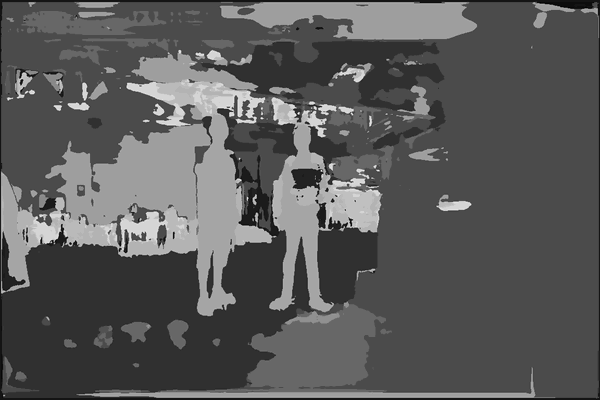
#> input picture scripts/zed_img.png, 600 x 400 px, shrunk from 1152 x 768 before the run, found by its file name
$ python thresh.py   (older library calls are emulated)
#> lines starting #> are read from the running program, lines starting #| are printed output that depends on the picture; after the words box and inside, x2 and y2 are one past the last pixel; in counts of white or black regions, pixels touching at a corner belong together
import cv2
import numpy as np

image = cv2.imread('/home/tamoghna/catkin_ws/src/dynamix/scripts/zed_img.png', cv2.IMREAD_GRAYSCALE)
#> image is the input picture: shape (400, 600); min 0, max 37, mean 13.1
img = cv2.imread('/home/tamoghna/catkin_ws/src/dynamix/scripts/test14.png')
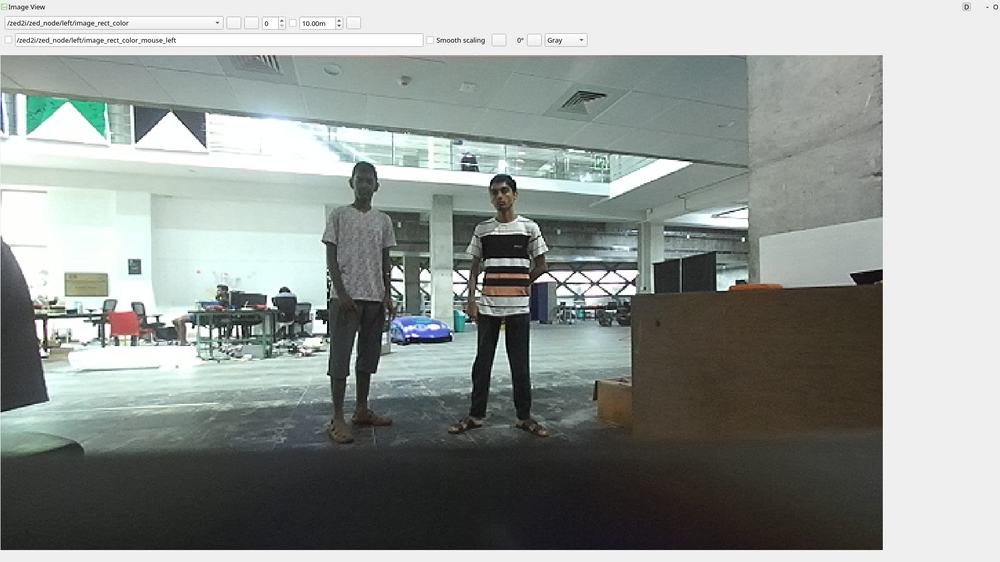
#> input picture scripts/test14.png, 1000 x 562 px, shrunk from 1920 x 1080 before the run, found by its file name
#> img is the input picture: shape (562, 1000, 3); mean B, G, R 147.6, 151.2, 145.4
# blank = np.zeros(image.shape, dtype= 'uint8')

# Mouse callback function

def sobel_filter(image,  min_patch_size):


    # Apply Sobel filtering
#> called with min_patch_size = 1
    sobelx = cv2.Sobel(image, cv2.CV_64F, 1, 0, ksize=3)
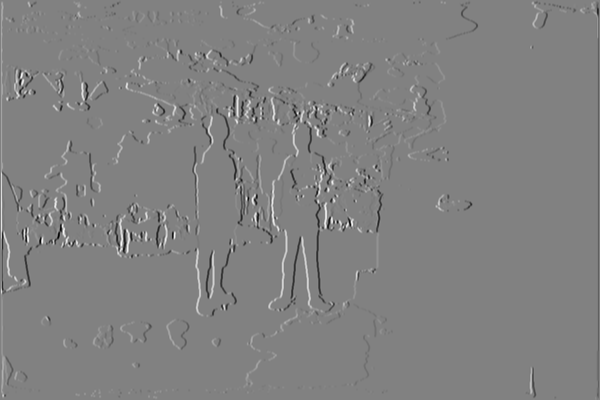
#> sobelx: shape (400, 600) float64; min -122, max 118, mean 0; drawn with min black and max white
    sobely = cv2.Sobel(image, cv2.CV_64F, 0, 1, ksize=3)
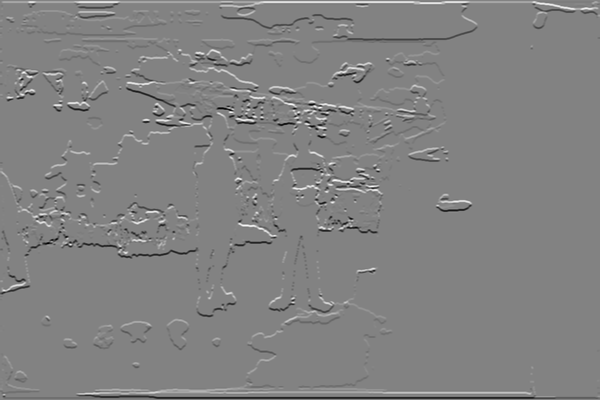
#> sobely: shape (400, 600) float64; min -115, max 110, mean 0; drawn with min black and max white

    # Compute the magnitude of the gradient
    magnitude = np.sqrt(sobelx**2 + sobely**2)
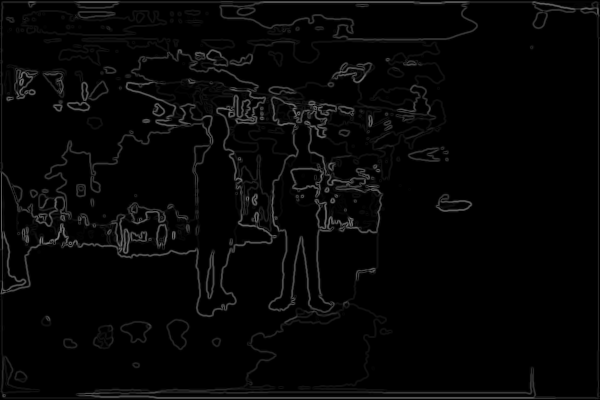
#> magnitude: shape (400, 600) float64; min 0, max 126.6, mean 6
    magnitude = np.uint8(magnitude)

    # # Apply thresholding to highlight edges
    # thresholded = cv2.threshold(magnitude, threshold, 255, cv2.THRESH_BINARY)[1]

    # Perform morphological opening to remove small patches
    kernel = cv2.getStructuringElement(cv2.MORPH_RECT, (min_patch_size, min_patch_size))
    opened = cv2.morphologyEx(magnitude, cv2.MORPH_OPEN, kernel)

    return opened

def get_intensity(event, x, y, flags, param):
    if event == cv2.EVENT_LBUTTONDOWN:  # Check for left mouse button click
        intensity = image[y, x]
        print(f"Intensity at pixel ({x}, {y}): {intensity}")

# Create a window and set the mouse callback
cv2.namedWindow('Image')
cv2.setMouseCallback('Image', get_intensity)

# Set the minimum patch size to ignore (adjust as needed)
min_patch_size = 1

# Apply Sobel filtering with thresholding and patch removal
filtered_image = sobel_filter(image, min_patch_size)


lower = 6
upper = 8


result = cv2.inRange(image, lower, upper)
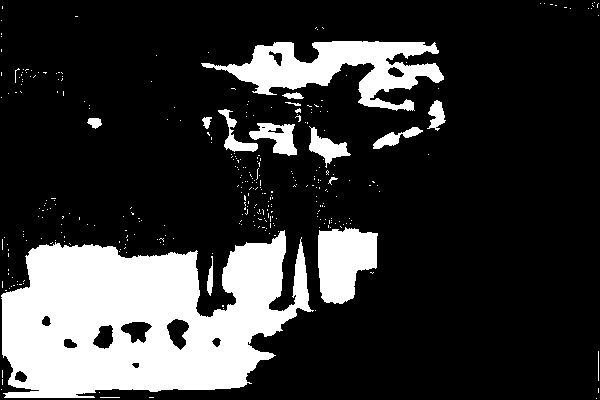
#> result: shape (400, 600); 20.7% white; 330 white regions (313 under 20 px), largest, box (x1, y1, x2, y2) and area: (1, 230, 314, 398) 34753, (201, 41, 444, 111) 7483, (318, 227, 378, 304) 3420

cv2.waitKey(1)

while True :
    cv2.imshow('Image', image)
    cv2.imshow('result', result)
    # cv2.imshow('Original Image', image)
    cv2.imshow('Sobel Filtered Image', filtered_image)
    # cv2.imshow('ori', img)
    if cv2.waitKey(1) == ord('q') :
#> (key q is pressed here)
        break

cv2.destroyAllWindows()
